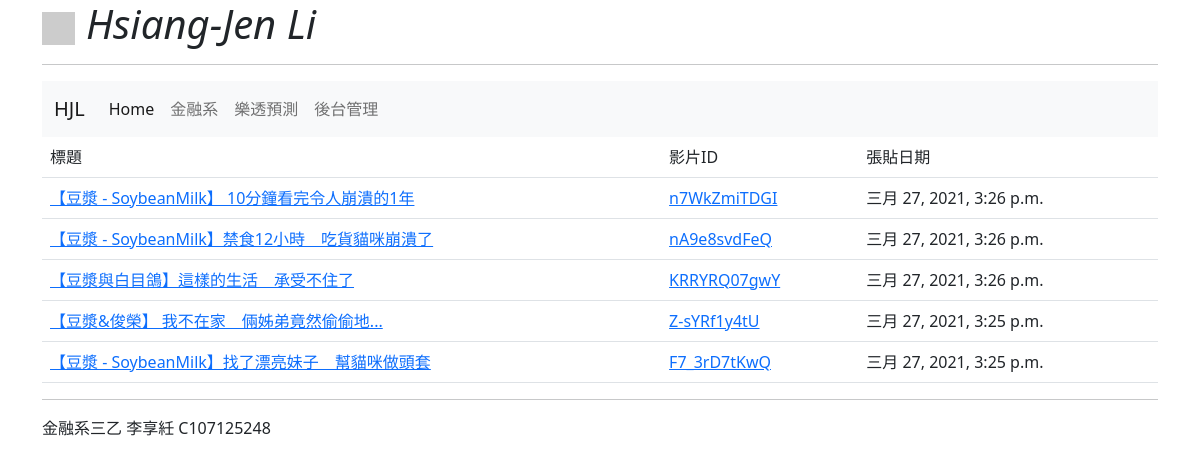
The page / on the database its author committed.
### mysite/models.py (models this page shows, shortened)
class Post(models.Model):
    title = models.CharField(max_length=200)
    vid = models.CharField(max_length=20, default='F7_3rD7tKwQ')
    pub_date = models.DateTimeField(default=timezone.now)
    class Meta:
        ordering = ('-pub_date',)

### mysite/views.py (the view)
# urls.py: path('',views.index)
def index(request):
	posts = models.Post.objects.all()
	return render(request,"index.html",locals())

### templates/index.html (shortened to what this page needs)
<!doctype html>
<html>
  <head>
    <link href="https://cdn.jsdelivr.net/npm/bootstrap@5.0.0-beta2/dist/css/bootstrap.min.css" rel="stylesheet">
  </head>
  <body>
  	<div class="container">
    <h1>
    <img src = 'https://www.gravatar.com/avatar/e5c26bc128637a6563959121706c379f?s=240&d=mp' width="3%">
    <i>Hsiang-Jen Li</i>
    </h1>
    <hr>
    <nav class="navbar navbar-expand-lg navbar-light bg-light">
  <div class="container-fluid">
    <a class="navbar-brand" href="#">HJL</a>
    <div class="collapse navbar-collapse" id="navbarNav">
      <ul class="navbar-nav">
        <li class="nav-item">
          <a class="nav-link active" aria-current="page" href="/">Home</a>
        </li>
        <li class="nav-item">
          <a class="nav-link" href="https://banking.nkust.edu.tw/">金融系</a>
        </li>
        <li class="nav-item">
          <a class="nav-link" href="/lotto/">樂透預測</a>
        </li>
        <li class="nav-item">
          <a class="nav-link" href="/admin/" tabindex="-1" aria-disabled="true">後台管理</a>
        </li>
      </ul>
    </div>
  </div>
</nav>
	<table class="table table-hover">
		<tr><td>標題</td><td>影片ID</td><td>張貼日期</td></tr>
		<tr>
	{% for post in posts %}
		<tr>
			<td><a href="https://www.youtube.com/watch?v={{ post.vid }}">{{ post.title }}</a></td>
			<td><a href='/play/{{ post.id }}'>{{ post.vid }}</a></td>
			<td>{{ post.pub_date }}</td>
		</tr>
	{% endfor %}
	</table>
    <hr>
    金融系三乙 李享紝 C107125248
    </div>
  </body>
</html>

### rows shown on the page
Post: title "【豆漿 - SoybeanMilk】 10分鐘看完令人崩潰的1年", vid "n7WkZmiTDGI", pub_date "三月 27, 2021, 3:26 p.m."
Post: title "【豆漿 - SoybeanMilk】禁食12小時 吃貨貓咪崩潰了", vid "nA9e8svdFeQ", pub_date "三月 27, 2021, 3:26 p.m."
Post: title "【豆漿與白目鴿】這樣的生活 承受不住了", vid "KRRYRQ07gwY", pub_date "三月 27, 2021, 3:26 p.m."
Post: title "【豆漿&俊榮】 我不在家 倆姊弟竟然偷偷地...", vid "Z-sYRf1y4tU", pub_date "三月 27, 2021, 3:25 p.m."
Post: title "【豆漿 - SoybeanMilk】找了漂亮妹子 幫貓咪做頭套", vid "F7_3rD7tKwQ", pub_date "三月 27, 2021, 3:25 p.m."
